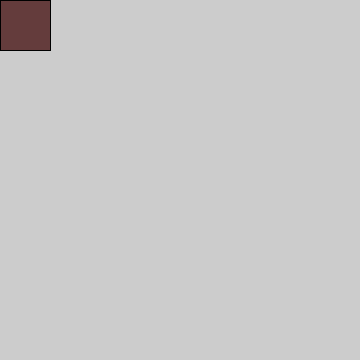
Frame 1 (no input)
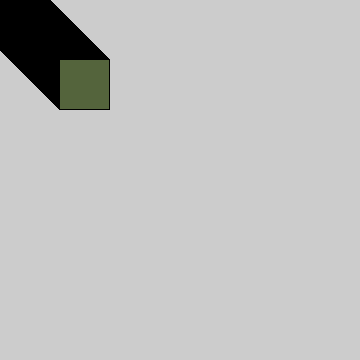
Frame 60 (the mouse pressed at the canvas centre just before this capture)
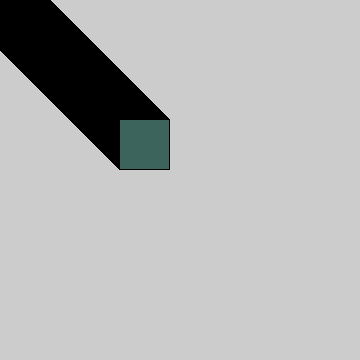
Frame 120 (the mouse held since frame 60 and released just before this capture)

The Processing sketch that drew these frames (run headless with seeded random() and noise(); from frame 60 on, the mouse is pressed at the canvas centre):

// Processing sketch: color_v3
// ── color_v3.pde

//using Huse, saturation, and brightness since this will give
//better values than RGB
// leaving Saturation and brightness constant for now




//

  int[] hval;
int i;
int sval=100;
int bval=100;
int xval=0;
int yval=0;
int j;

void setup()
{
 colorMode(HSB);
  size(360, 360);
  hval = new int[width];
  //setting hvalues in the array, leaving Saturation and brightness constant
  // for now
  for (int i= 0; i < 360; i++)
  {
    hval[i] = i; 
      }
}

void draw()
{

      for (int j = 0; j < hval.length; j++);
      {
 //HSB maximizing saturation and brightness
  // only thing changing is the hue
      fill (hval[j], sval, bval);
      rect(j, j, 50, 50);
      j=j+1;     
    }


}
    
  
  
